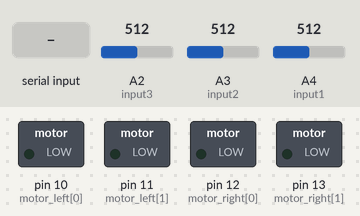
A sketch run on a simulated Arduino Uno, built with avr-gcc and run on an emulated ATmega328P. Parts: switched loads named in the sketch (green lamp = pin HIGH). The inputs (shaded band) are chosen by the test bench; at power-on: A2 (input3) = 512, A3 (input2) = 512, A4 (input1) = 512.

Above: at 1.2 s.
1.3 s: "F" received over Serial
At 1.9 s:
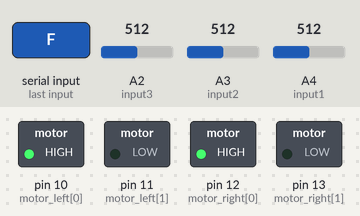
3.5 s: "B" received over Serial
At 4.1 s:
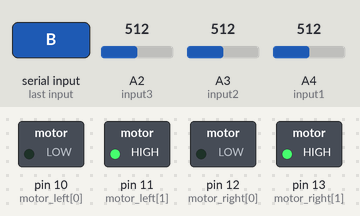
Timing chart, 0 to 6.5 s (numbered marks = the images above; inputs shaded):
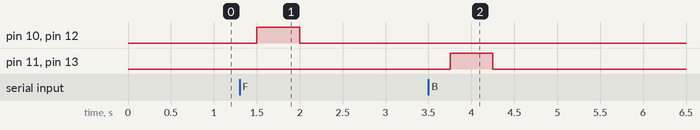

Measured:
- after the input at 1.3 s, pin 10 (motor_left[0]), pin 12 (motor_right[0]): LOW → HIGH after 0.20 s, → LOW 0.50 s later
- after the input at 3.5 s, pin 11 (motor_left[1]), pin 13 (motor_right[1]): LOW → HIGH after 0.25 s, → LOW 0.50 s later

The sketch:

motors.ino
```cpp
#define edge_thresh 900
#define left_thresh 900
#define right_thresh 900
// Motors
int motor_left[] = {10, 11};
int motor_right[] = {12, 13};
int input1 = A4; // adc channel 0 left
int input2= A3;
int input3 = A2;

// Setup
void setup() {
Serial.begin(9600);
pinMode(input1,INPUT);
pinMode(input2,INPUT);
pinMode(input3,INPUT);
// Setup motors
int i;
for(i = 0; i < 2; i++){
pinMode(motor_left[i], OUTPUT);
pinMode(motor_right[i], OUTPUT);
}

}

// Loop
void loop() {

  while(Serial.available()>0)
  {
    char mov = Serial.read();
     int edge =analogRead(input1);
     delay(50);
     int left=analogRead(input2);
     delay(50);
     int right=analogRead(input3);
     delay(50);


    switch(mov)
    {
      case 'F':
         if (edge<edge_thresh)
         {
        drive_forward();
         }
        delay(500);
        motor_stop();
        break;

      case 'B':
      if (edge<edge_thresh)
         {
        drive_backward();
         }
        delay(500);
        motor_stop();
        break;

      case 'L':
      if (edge<edge_thresh)
         {
           if (left>left_thresh)
           {
              turn_left();
           }
         }
        delay(500);
        motor_stop();
        break;

      case 'R':
      if (edge<edge_thresh)
         {
           if (right>right_thresh)
           {
        turn_right();
           }
         }
        delay(500);
        motor_stop();
        break;

     case 'S':
        motor_stop();
        delay(500);
        break;

     default:
        motor_stop();
        delay(500);
        break;
    }
 }
motor_stop();
delay(200);

}

// Drive
void motor_stop(){
digitalWrite(motor_left[0], LOW);
digitalWrite(motor_left[1], LOW);

digitalWrite(motor_right[0], LOW);
digitalWrite(motor_right[1], LOW);
delay(25);
}

void drive_forward(){
digitalWrite(motor_left[0], HIGH);
digitalWrite(motor_left[1], LOW);

digitalWrite(motor_right[0], HIGH);
digitalWrite(motor_right[1], LOW);
}

void drive_backward(){
digitalWrite(motor_left[0], LOW);
digitalWrite(motor_left[1], HIGH);

digitalWrite(motor_right[0], LOW);
digitalWrite(motor_right[1], HIGH);
}

void turn_left(){
digitalWrite(motor_left[0], LOW);
digitalWrite(motor_left[1], HIGH);

digitalWrite(motor_right[0], HIGH);
digitalWrite(motor_right[1], LOW);
}

void turn_right(){
digitalWrite(motor_left[0], HIGH);
digitalWrite(motor_left[1], LOW);

digitalWrite(motor_right[0], LOW);
digitalWrite(motor_right[1], HIGH);
}
```
